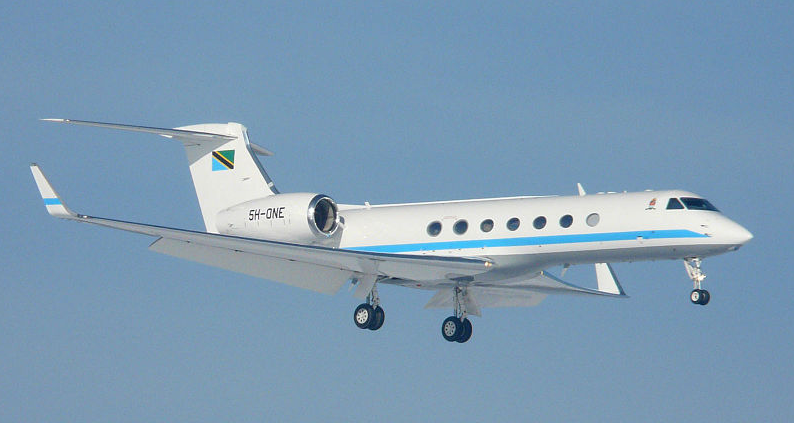
%> input picture assignment/PS0/gulfstream.png, 794 x 423 px
$ octave imageTransform.m   (GNU Octave 9; MATLAB toolbox functions it lacks are replaced by stand-ins)
%> lines starting %> are read from the running program, lines starting %| are printed output that depends on the picture
img = rgb2gray(imread('gulfstream.png'));
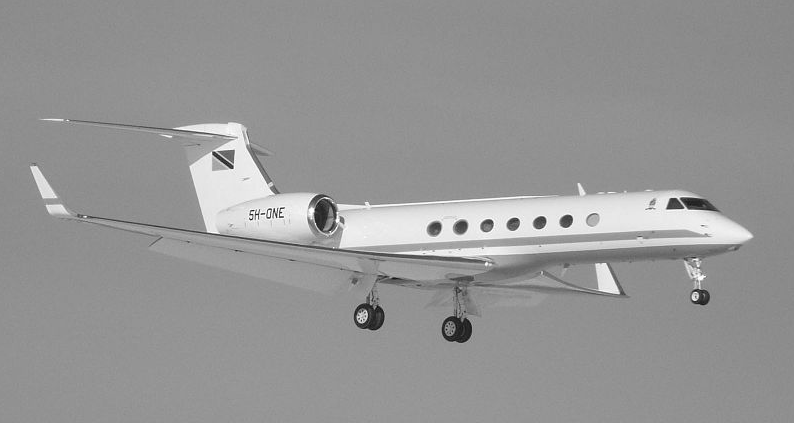
%> img: size 423x794 uint8; min 12, max 255, mean 149.5

%The matrix "A" from part a) is provided for convenience:
theta = pi/4;
A = [cos(theta) -sin(theta); sin(theta) cos(theta)];

%Replace the identity matrix below with your transformation
%matrix, and run this script.
%%%%%%%%%%%% Your code here %%%%%%%%%%%%%%
T = [1 0;0 1];
B = [1 0; 0 0.5];
T = A*B;

%%%%%%%%%%%% end of your code %%%%%%%%%%%%%%

%The code below applies the transformation to every pixel in the image, and
%displays both images. This code takes care of some MATLAB-specific things
%that have low educational value, and you don't need to understand it.

%adds the translation part to get a complete affine transformation matrix
TWithTranslation = [T [0;0];0 0 1];

%MATLAB affine-transform convention is the transpose of ours, so we feed it
%the transpose of the transformation matrix
tform = maketform('projective',TWithTranslation');
%Images are drawn with the +y axis pointing down. So flip the image before
%and after the transformation to simulate normal Cartesian coordinates
transformed = flipud(imtransform(flipud(img), tform, 'FillValues',255));
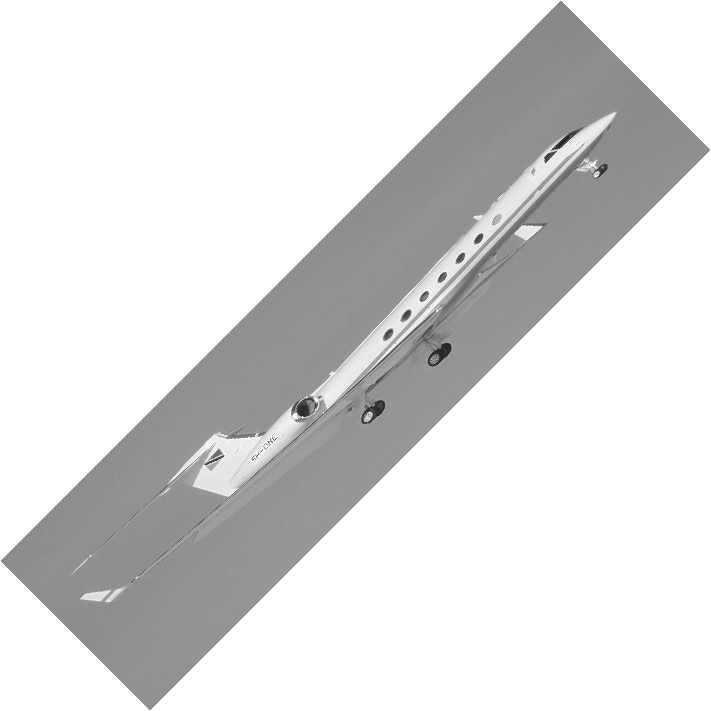
%> transformed: size 711x711 uint8; min 29, max 255, mean 220.4
imshow(img)
figure
imshow(uint8(transformed))

$ run again, with assignment/PS0/buoys.jpg saved as assignment/PS0/gulfstream.png
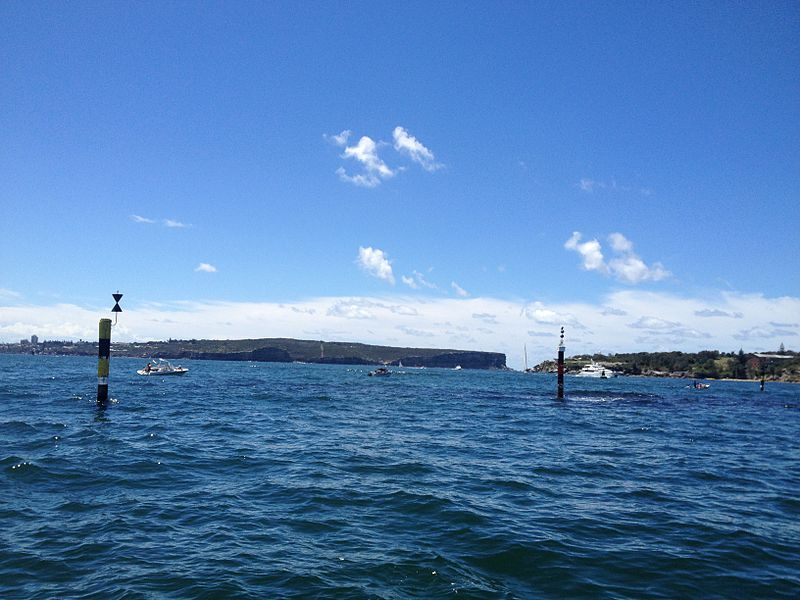
%> input picture assignment/PS0/buoys.jpg, 800 x 600 px
%> `img = rgb2gray(imread('gulfstream.png'));`:
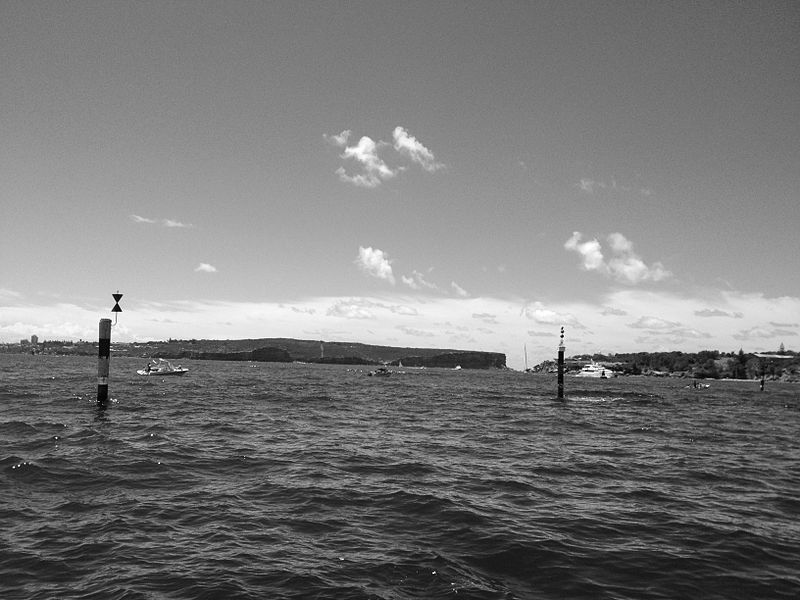
%> img: size 600x800 uint8; min 0, max 255, mean 121.3
%> `transformed = flipud(imtransform(flipud(img), tform, 'FillValues',255));`:
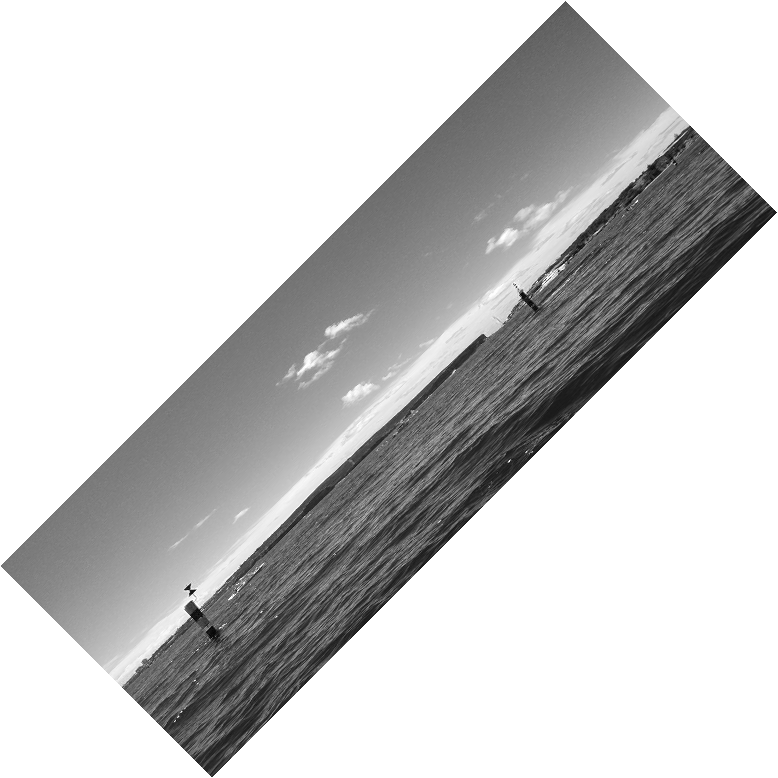
%> transformed: size 778x778 uint8; min 3, max 255, mean 203.7
